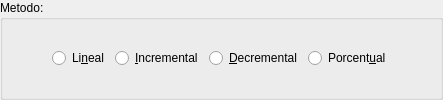
          <widget class="QGroupBox" name="groupBox" >
           <property name="sizePolicy" >
            <sizepolicy>
             <hsizetype>5</hsizetype>
             <vsizetype>1</vsizetype>
             <horstretch>0</horstretch>
             <verstretch>0</verstretch>
            </sizepolicy>
           </property>
           <property name="title" >
            <string>Metodo:</string>
           </property>
           <layout class="QGridLayout" >
            <property name="margin" >
             <number>9</number>
            </property>
            <property name="spacing" >
             <number>6</number>
            </property>
            <item row="0" column="4" >
             <widget class="QRadioButton" name="metodoporcentual" >
              <property name="text" >
               <string>Porcent&amp;ual</string>
              </property>
             </widget>
            </item>
            <item row="0" column="3" >
             <widget class="QRadioButton" name="metododecremental" >
              <property name="text" >
               <string>&amp;Decremental</string>
              </property>
             </widget>
            </item>
            <item row="0" column="2" >
             <widget class="QRadioButton" name="metodoincremental" >
              <property name="text" >
               <string>&amp;Incremental</string>
              </property>
              <property name="shortcut" >
               <string>Alt+I</string>
              </property>
             </widget>
            </item>
            <item row="0" column="5" >
             <spacer>
              <property name="orientation" >
               <enum>Qt::Horizontal</enum>
              </property>
              <property name="sizeHint" >
               <size>
                <width>40</width>
                <height>20</height>
               </size>
              </property>
             </spacer>
            </item>
            <item row="0" column="1" >
             <widget class="QRadioButton" name="metodolineal" >
              <property name="text" >
               <string>Li&amp;neal</string>
              </property>
             </widget>
            </item>
            <item row="0" column="0" >
             <spacer>
              <property name="orientation" >
               <enum>Qt::Horizontal</enum>
              </property>
              <property name="sizeHint" >
               <size>
                <width>40</width>
                <height>20</height>
               </size>
              </property>
             </spacer>
            </item>
           </layout>
          </widget>
